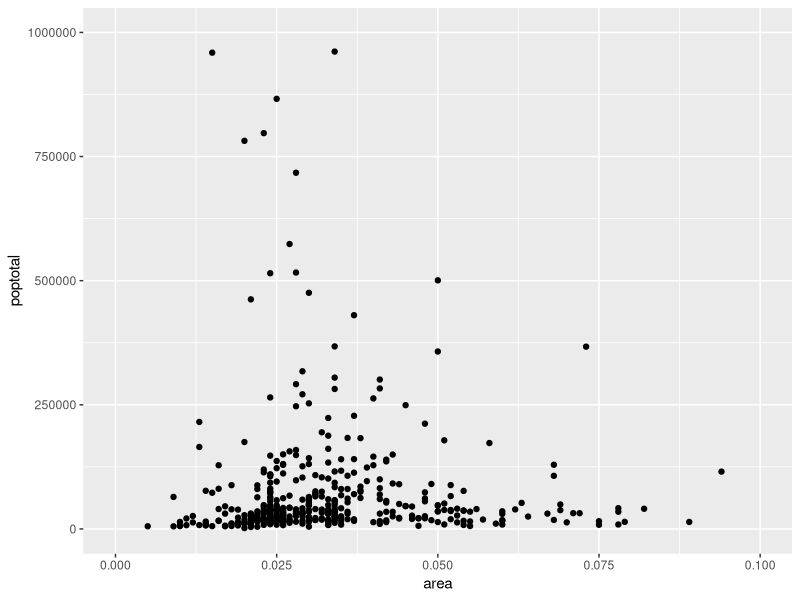

The R source for this figure:
## ---- chunk 1
# Setup
options(scipen=999)  # turn off scientific notation like 1e+06
library(ggplot2)
data("midwest", package = "ggplot2")  # load the data
#midwest <- read.csv("http://goo.gl/G1K41K") # alt source 

# Init Ggplot
g <- ggplot(midwest, aes(x=area, y=poptotal)) + geom_point()  # area and poptotal are columns in 'midwest'
g + xlim(c(0, 0.1)) + ylim(c(0, 1000000))   # deletes points

